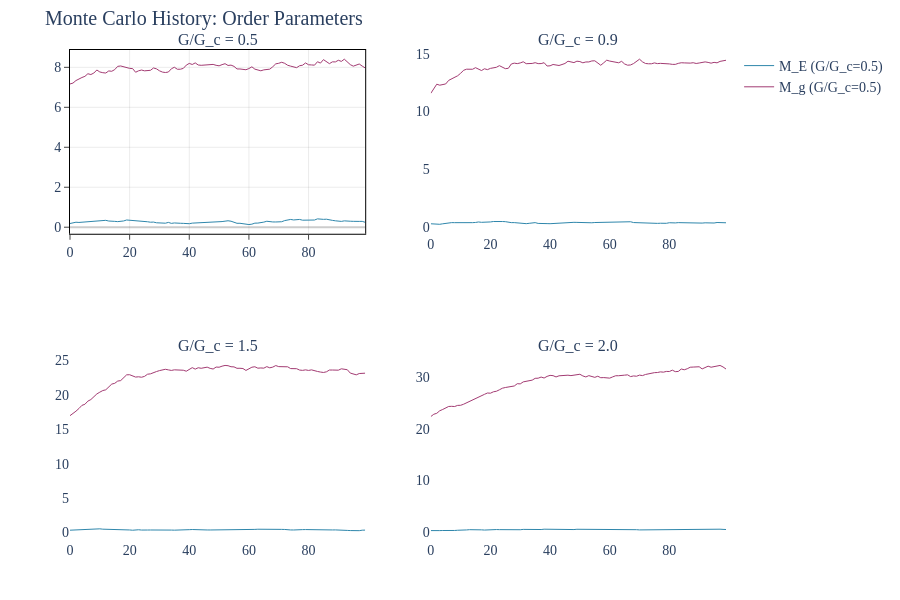

Notebook source saved alongside this figure:
### Code cell
# MC history plots for each coupling
fig = make_subplots(
    rows=2,
    cols=2,
    subplot_titles=[f"G/G_c = {r}" for r in mc_couplings],
)

for idx, (ratio, result) in enumerate(mc_results.items()):
    row = idx // 2 + 1
    col = idx % 2 + 1

    sweeps = [m.sweep for m in result.measurements]
    tetrad_vals = [m.tetrad_vev for m in result.measurements]
    metric_vals = [m.metric_mag for m in result.measurements]

    fig.add_trace(
        go.Scatter(
            x=sweeps,
            y=tetrad_vals,
            mode="lines",
            name=f"M_E (G/G_c={ratio})",
            line=dict(color=COLORS["Steinhauer"], width=1),
            showlegend=(idx == 0),
        ),
        row=row,
        col=col,
    )

    fig.add_trace(
        go.Scatter(
            x=sweeps,
            y=metric_vals,
            mode="lines",
            name=f"M_g (G/G_c={ratio})",
            line=dict(color=COLORS["Heidelberg"], width=1),
            showlegend=(idx == 0),
        ),
        row=row,
        col=col,
    )

apply_layout(fig, title="Monte Carlo History: Order Parameters")
fig.update_layout(height=600)
fig.show()
